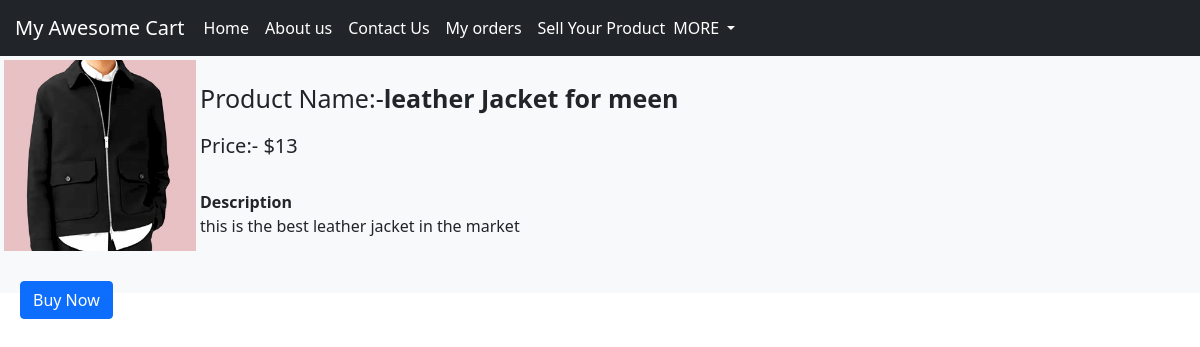
The app's page /shop/productview/8, older data.
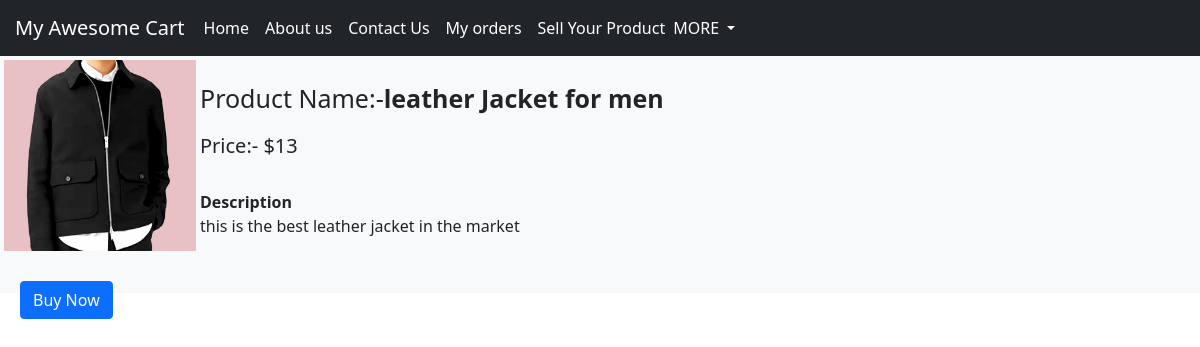
The same page, newer data.
### shop/models.py (models this page shows, shortened)
class Product(models.Model):
    product_id=models.AutoField
    product_name=models.CharField(max_length=150)
    category=models.CharField(max_length=30, default="")
    subcategory=models.CharField(max_length=50, default="")
    price=models.CharField(max_length=10, default="0")
    des=models.CharField(max_length=300)
    admin_id=models.IntegerField(default="")
    image=models.ImageField(upload_to="shop/images")

### shop/views.py (the view)
# urls.py: path("productview/<int:myid>", views.prodview,        name="ProductView"),
def prodview(requests, myid):
    product = Product.objects.filter(id=myid)
    return render(requests,'shop/prodview.html', {'product':product[0]})

### templates/shop/prodview.html (shortened to what this page needs)
{% extends 'shop/basic.html' %}
{% block body %}
<div class="row g-0 bg-light position-relative">
  <div class="col-md-2 mb-md-0 p-md-1">
    <img src="/media/{{product.image}}" class="w-100" alt="...">
    <a href="/shop/order/{{product.id}}"><button class="btn btn-primary mx-3" id="butt">Buy Now</button></a>
    <br>
  </div>
  <div class="col-md-6 p-4 ps-md-0">
    <p class="mt-0" style="font-size:25px;">Product Name:-<b>{{product.product_name}}</b></p>
    <h5>Price:- ${{product.price}}</h5>
    <br>
    <p id ="des"><b>Description</b><br>{{product.des}}</p>
  </div>
</div>
{% endblock %}

Row changes from the older to the newer data that the page shows:
changed Product "this is the best leather jacket in the market": product_name "leather Jacket for meen" → "leather Jacket for men"
